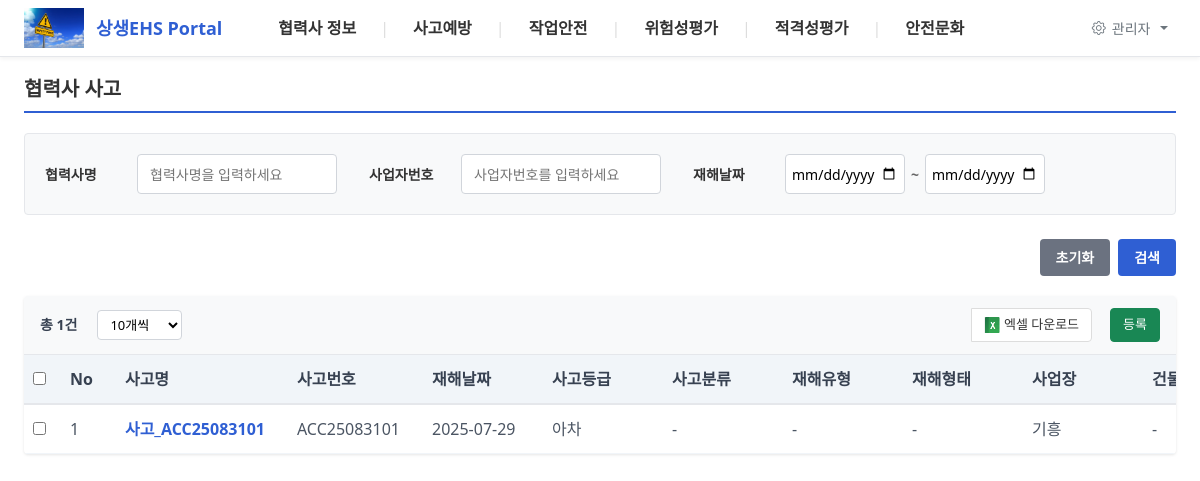
Screenshot of /partner-accident with the database file from the repository.
### tables this page shows
CREATE TABLE accidents_cache (
        id INTEGER PRIMARY KEY AUTOINCREMENT,
        accident_number TEXT,
        accident_name TEXT,
        accident_time TEXT,
        workplace TEXT,
        accident_grade TEXT,
        major_category TEXT,
        injury_form TEXT,
        injury_type TEXT,
        accident_date TEXT,
        day_of_week TEXT,
        report_date TEXT,
        building TEXT,
        floor TEXT,
        location_category TEXT,
        location_detail TEXT,
        is_deleted INTEGER DEFAULT 0,
        synced_at DATETIME DEFAULT CURRENT_TIMESTAMP
    , custom_data TEXT DEFAULT '{}', accident_datetime TEXT, accident_type TEXT, responsible_company1 TEXT, responsible_company1_no TEXT, responsible_company2 TEXT, responsible_company2_no TEXT);

### app.py (the view)
@app.route("/partner-accident")
def partner_accident_route():
    return partner_accident()

### app.py (called while the page is built, shortened)
def get_db_connection(timeout=10.0):
    conn = sqlite3.connect(db_config.local_db_path, timeout=timeout)
    cursor = conn.cursor()
    cursor.execute("PRAGMA journal_mode=WAL")
    cursor.execute("PRAGMA busy_timeout=5000")
    cursor.execute("PRAGMA synchronous=NORMAL")
    return conn

def init_sample_data():
    conn = partner_manager.db_config.get_sqlite_connection()
    cursor = conn.cursor()
    try:
        cursor.execute("SELECT COUNT(*) FROM partners_cache")
        count = cursor.fetchone()[0]
        cursor.execute("PRAGMA table_info(partners_cache)")
        columns = [col[1] for col in cursor.fetchall()]
        if count > 0:
            conn.close()
            return
    except Exception as e:
        logging.warning(f"데이터 확인 중 오류: {e}")

@app.before_request
def before_request():
    if request.path != '/data-recovery':
        init_db()

def get_dropdown_options_for_display(board_type, column_key):
    try:
        conn = get_db_connection()
        conn.row_factory = sqlite3.Row
        codes = conn.execute("""
            SELECT option_code, option_value
            FROM dropdown_option_codes_v2
            WHERE board_type = ? AND column_key = ? AND is_active = 1
            ORDER BY display_order
        """, (board_type, column_key)).fetchall()
        logging.info(f"[DEBUG] get_dropdown_options_for_display({column_key}): {len(codes) if codes else 0}개 행 조회됨")
        if codes:
            for c in codes:
                logging.info(f"  - {c['option_code']}: {c['option_value']}")
        conn.close()
        if codes:
            return [{'code': row['option_code'], 'value': row['option_value']} for row in codes]
        else:
            return None
    except:
        return None

@app.after_request
def add_header(response):
    response.headers['Cache-Control'] = 'no-cache, no-store, must-revalidate'
    response.headers['Pragma'] = 'no-cache'
    response.headers['Expires'] = '0'
    return response

### database_config.py (called while the page is built)
def execute_SQL(query):
    if not IQADB_AVAILABLE:
        raise Exception("IQADB_CONNECT310 모듈을 사용할 수 없습니다.")
    conn = iqadb1()
    try:
        with conn.cursor() as cur:
            cur.execute(query)
            data = cur.fetchall()
            col_names = [desc[0] for desc in cur.description]
            df = pd.DataFrame(data, columns=col_names)
            return df
    except Exception as e:
        print(f"[ERROR] execute_SQL 실행 중 오류: {e}")
        traceback.print_exc()
        raise e
    finally:
        conn.close()

### templates/partner-accident.html (shortened to what this page needs)
{% extends "base.html" %}
{% from 'includes/table_controls.html' import render_table_controls %}
{% from 'includes/search_controls.html' import render_search_section, render_search_buttons %}
{% block content %}
<div class="page-header">
    <h2 class="page-title">협력사 사고</h2>
</div>
<div class="search-section">
    <form method="GET" class="search-form">
        <div class="search-fields">
            <div class="search-group">
                <label>협력사명</label>
                <input type="text" name="company_name" value="{{ request.args.get('company_name', '') }}" placeholder="협력사명을 입력하세요">
            </div>
            <div class="search-group">
                <label>사업자번호</label>
                <input type="text" name="business_number" value="{{ request.args.get('business_number', '') }}" placeholder="사업자번호를 입력하세요">
            </div>
            <div class="search-group range-group">
                <label>재해날짜</label>
                <div class="range-inputs">
                    <input type="date" name="accident_date_start" value="{{ request.args.get('accident_date_start', '') }}" placeholder="시작일">
                    <span class="range-separator">~</span>
                    <input type="date" name="accident_date_end" value="{{ request.args.get('accident_date_end', '') }}" placeholder="종료일">
                </div>
            </div>
        </div>
    </form>
</div>
<div class="search-buttons-section">
    {{ render_search_buttons() }}
</div>
<div class="table-section">
    {{ render_table_controls(total_count, show_excel=True, show_register=True) }}
    <div class="table-wrapper">
        <table class="data-table">
            <thead>
                <tr>
                    <th class="checkbox-column"><input type="checkbox" id="selectAll" onchange="toggleSelectAll()"></th>
                    <th class="fixed-col" style="width: 45px;">No</th>
                    <th>사고명</th>
                    <th>사고번호</th>
                    <th>재해날짜</th>
                    <th>사고등급</th>
                    <th>사고분류</th>
                    <th>재해유형</th>
                    <th>재해형태</th>
                    <th>사업장</th>
                    <th>건물</th>
                </tr>
            </thead>
            <tbody>
                {% for accident in accidents %}
                <tr>
                    <td class="checkbox-column">
                        <input type="checkbox" class="accident-checkbox" value="{{ accident.id }}" onchange="updateDeleteButton()">
                    </td>
                    <td class="fixed-col" style="width: 45px;">
                        {{ accident.no }}
                    </td>
                    <td>
                        <a href="javascript:void(0)" class="company-link" onclick="openAccidentModal('{{ accident.id }}')">{{ accident.accident_name }}</a>
                    </td>
                    <td>{{ accident.accident_number }}</td>
                    <td>{{ accident.accident_date }}</td>
                    <td>{{ accident.accident_grade_label or accident.accident_grade or '-' }}</td>
                    <td>{{ accident.major_category_label or accident.major_category or accident.accident_type or '-' }}</td>
                    <td>{{ accident.injury_type_label or accident.injury_type or accident.disaster_type or '-' }}</td>
                    <td>{{ accident.injury_form_label or accident.injury_form or accident.disaster_form or '-' }}</td>
                    <td>{{ accident.workplace_label or accident.workplace or '-' }}</td>
                    <td>{{ accident.building_label or accident.building or '-' }}</td>
                </tr>
                {% else %}
                <tr>
                    <td colspan="{{ 16 + dynamic_columns|length }}" class="no-data">검색 결과가 없습니다.</td>
                </tr>
                {% endfor %}
            </tbody>
        </table>
    </div>
</div>
{% endblock %}

### templates/base.html (shortened to what this page needs)
<!DOCTYPE html>
<html lang="ko">
<head>
    <link href="https://cdn.jsdelivr.net/npm/bootstrap@5.1.3/dist/css/bootstrap.min.css" rel="stylesheet">
    <link href="https://cdn.jsdelivr.net/npm/bootstrap-icons@1.8.1/font/bootstrap-icons.css" rel="stylesheet">
</head>
<body>
    <nav class="topbar">
      <div class="topbar-inner">
        <a class="brand" href="{{ url_for('index') }}">
          <img src="/static/logo-sample.png" alt="Logo" class="logo-img">
          상생EHS Portal
        </a>
        <ul class="nav-main" role="menubar" aria-label="메인 메뉴">
          {% set active_slug = (request.view_args.get('url') if request.view_args else '') %}
          {% for m in menu %}
          {% set is_active = false %}
          {% for sm in m.submenu %}
            {% if active_slug == sm.url %}
              {% set is_active = true %}
            {% endif %}
          {% endfor %}
          <li class="nav-item has-sub{% if is_active %} is-active{% endif %}">
            <a class="nav-link"
               href="#"
               role="menuitem"
               aria-haspopup="true"
               aria-expanded="false">{{ m.title }}</a>
          </li>
          {% if not loop.last %}
          <li class="sep" aria-hidden="true">|</li>
          {% endif %}
          {% endfor %}
        </ul>
        <div class="admin-tools">
          <div class="dropdown">
            <button class="btn btn-sm btn-outline-secondary dropdown-toggle" type="button" id="adminMenu" data-bs-toggle="dropdown" aria-expanded="false">
              <i class="bi bi-gear"></i> 관리자
            </button>
          </div>
        </div>
      </div>
    </nav>
    {% if request.endpoint != 'index' %}
    <div class="container">
    {% endif %}
    {% block content %}{% endblock %}
    {% if request.endpoint != 'index' %}
    </div>
    {% endif %}
</body>
</html>

### templates/includes/table_controls.html (shortened to what this page needs)
{% macro render_table_controls(total_count, show_excel=True, show_register=True, show_delete=True, register_callback='showRegisterModal()') %}
<div class="table-header">
    <div class="left-controls">
        <span class="total-count">총 {{ total_count }}건</span>
        <div class="per-page-selector">
            <select onchange="changePerPage(this.value)">
                <option value="10" {% if request.args.get('per_page', '10') == '10' %}selected{% endif %}>10개씩</option>
            </select>
        </div>
    </div>
    <div class="action-buttons">
        {% if show_excel %}
        <button class="btn btn-excel-download" onclick="exportToExcel()">
            <img src="/static/icons/excel-icon.png" style="vertical-align: middle;" width="16" height="16">
            엑셀 다운로드
        </button>
        {% endif %}
        {% if show_register %}
        <button class="btn btn-register" onclick="{{ register_callback }}">
            등록
        </button>
        {% endif %}
    </div>
</div>
{% endmacro %}

### templates/includes/search_controls.html (shortened to what this page needs)
{% macro render_search_buttons() %}
<div class="search-buttons">
    <button type="button" onclick="resetForm()" class="btn-reset">초기화</button>
    <button type="button" onclick="validateAndSubmitSearch()" class="btn-search">검색</button>
</div>
{% endmacro %}

### templates/base.html (style rules this page uses)
html, body { overflow-x: hidden; width: 100%; max-width: 100vw; }
.topbar { background: #ffffff; border-bottom: 1px solid #e5e7eb; box-shadow: 0 2px 4px rgba(0,0,0,0.05); z-index: 9999; position: relative; }
.topbar-inner { max-width: none; margin: 0; height: 56px; display: flex; align-items: center; gap: 16px; padding: 0 24px; justify-content: space-between; }
.admin-tools { margin-left: auto; }
.logo-img { height: 40px; width: auto; margin-right: 12px; }
.brand { color: #2f5fd3; font-weight: 600; text-decoration: none; font-size: 18px; margin-right: 24px; display: flex; align-items: center; }
.nav-main { list-style: none; display: flex; align-items: stretch; gap: 0; margin: 0; padding: 0; flex: 1; }
.nav-item { position: relative; }
.nav-link { color: #333; text-decoration: none; font-weight: 700; padding: 10px 16px; display: block; line-height: 28px; transition: color 0.2s ease; cursor: pointer; }
.sep { color: #ddd; align-self: center; padding: 0 8px; user-select: none; }
.container { max-width: none; margin: 20px 24px; padding: 0; width: calc(100% - 48px); box-sizing: border-box; }

### templates/includes/search_controls.html (style rules this page uses)
.search-buttons { display: flex; justify-content: center; gap: 8px; margin-top: 24px; }
.btn-reset, .btn-search { padding: 8px 16px; border-radius: 4px; font-size: 14px; font-weight: 600; cursor: pointer; border: none; transition: all 0.2s; white-space: nowrap; }
.btn-reset { background: #6b7280; color: white; }
.btn-search { background: #2f5fd3; color: white; }

### templates/includes/table_controls.html (style rules this page uses)
.table-header { padding: 12px 16px; background: #f8f9fa; border-bottom: 1px solid #e5e7eb; display: flex; justify-content: space-between; align-items: center; }
.left-controls { display: flex; align-items: center; gap: 15px; }
.total-count { font-weight: 600; color: #374151; font-size: 14px; }
.per-page-selector select { padding: 5px 10px; border: 1px solid #d1d5db; border-radius: 4px; font-size: 13px; background: white; }
.action-buttons { display: flex; align-items: center; gap: 8px; }
.action-buttons .btn { padding: 6px 12px; font-size: 13px; }
.btn { display: inline-flex; align-items: center; gap: 6px; border: none; border-radius: 4px; font-weight: 500; cursor: pointer; transition: all 0.2s; }
.btn-excel-download { background: white; color: #333; border: 1px solid #d1d5db; }
.btn-register { background-color: #198754 !important; color: white !important; border-color: #198754 !important; }

### rows the page displays
accidents_cache: no "1", accident_name "사고_ACC25083101", accident_number "ACC25083101", accident_date "2025-07-29", accident_grade_label "아차", major_category_label "-", injury_type_label "-", injury_form_label "-", workplace_label "기흥", building "-"

### other values shown
{{ m.title }} "협력사 정보" "사고예방" "작업안전" "위험성평가" "적격성평가" "안전문화"
{{ total_count }} "1"
